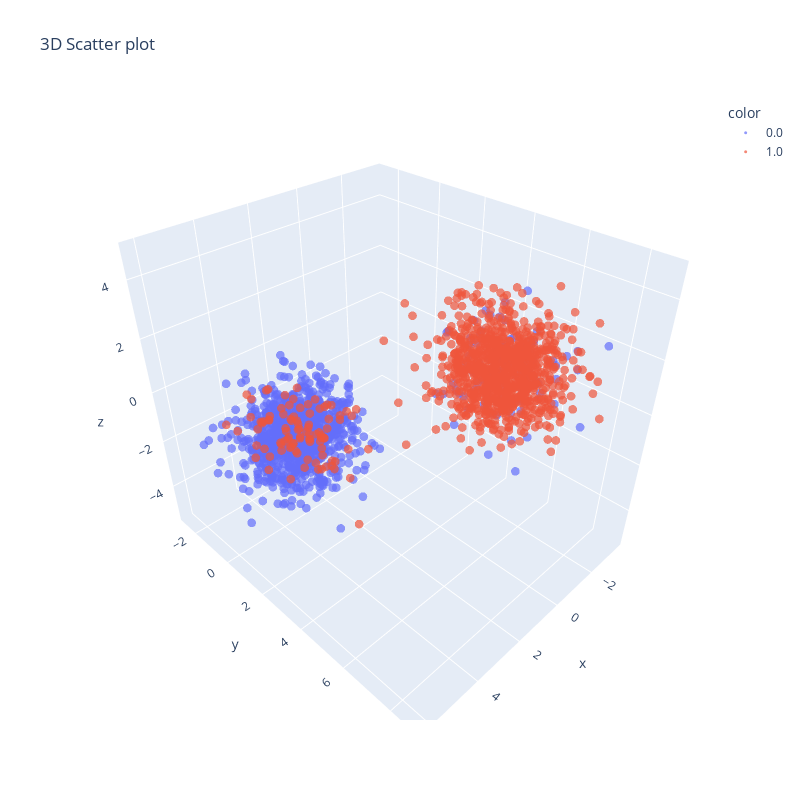

Notebook cell for this chart:
### Code cell
X, labels = mixGauss(means, sigmas, n)
noisy_labels = labelsnoise(0.1, labels)

fig = px.scatter_3d(
    x=X[:,0],
    y=X[:,1],
    z=X[:,2],
    color=noisy_labels.astype(str),          # Assigns the color of the points based on this column
    opacity=0.7,                  # Adjusts the transparency of the points
    title='3D Scatter plot',
)
fig.update_traces(
    marker=dict(
        size=3,                 # Set the size of the markers (e.g., 3 is small)
    )
)

fig.update_layout( width = 800, height = 800)
fig.show()

### Figure 1 — Plotly figure (JSON) as saved in the notebook; plotly's stock layout.template omitted (floating-point values rounded to 4 significant figures; data arrays with more than 128 entries replaced by an {"elided": "..."} marker saying what was removed)
{"data": [{"hovertemplate": "color=0.0<br>x=%{x}<br>y=%{y}<br>z=%{z}<extra></extra>", "legendgroup": "0.0", "marker": {"color": "#636efa", "opacity": 0.7, "size": 3, "symbol": "circle"}, "mode": "markers", "name": "0.0", "scene": "scene", "showlegend": true, "type": "scatter3d", "x": {"elided": "1012 float values"}, "y": {"elided": "1012 float values"}, "z": {"elided": "1012 float values"}}, {"hovertemplate": "color=1.0<br>x=%{x}<br>y=%{y}<br>z=%{z}<extra></extra>", "legendgroup": "1.0", "marker": {"color": "#EF553B", "opacity": 0.7, "size": 3, "symbol": "circle"}, "mode": "markers", "name": "1.0", "scene": "scene", "showlegend": true, "type": "scatter3d", "x": {"elided": "988 float values"}, "y": {"elided": "988 float values"}, "z": {"elided": "988 float values"}}], "layout": {"height": 800, "legend": {"title": {"text": "color"}, "tracegroupgap": 0}, "scene": {"domain": {"x": [0, 1], "y": [0, 1]}, "xaxis": {"title": {"text": "x"}}, "yaxis": {"title": {"text": "y"}}, "zaxis": {"title": {"text": "z"}}}, "title": {"text": "3D Scatter plot"}, "width": 800}}
